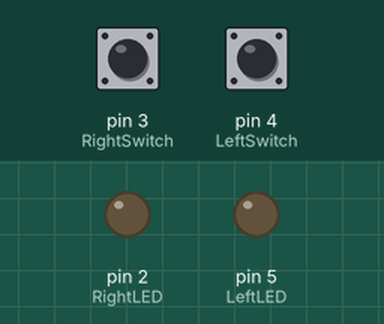
Bench run of a sketch on a simulated Arduino Uno, built with avr-gcc and run on an emulated ATmega328P. On the bench: output pins drawn as LEDs (lit = HIGH). Inputs (shaded band) come from the test bench; at power-on: pin 3 (RightSwitch) HIGH, pin 4 (LeftSwitch) HIGH.

Above: at 1.2 s.
1.3 s: pin 3 (RightSwitch) pulled LOW for 0.15 s
At 1.37 s:
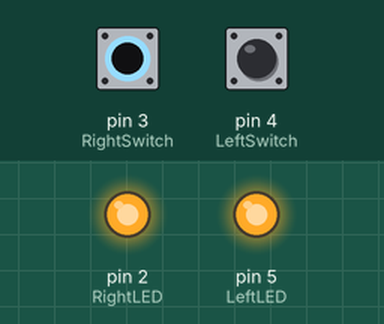
2.9 s: pin 3 (RightSwitch) pulled LOW for 3.2 s
At 7.2 s:
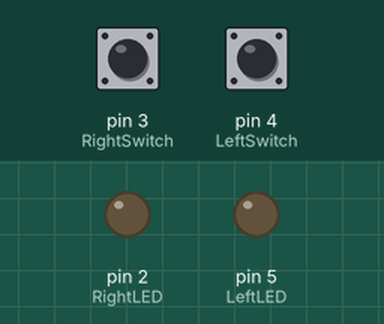
7.6 s: pin 4 (LeftSwitch) pulled LOW for 3.2 s
At 8.4 s:
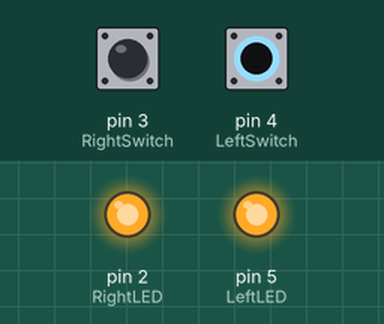
12.3 s: pin 3 (RightSwitch) driven LOW and pin 4 (LeftSwitch) driven LOW
At 13.1 s:
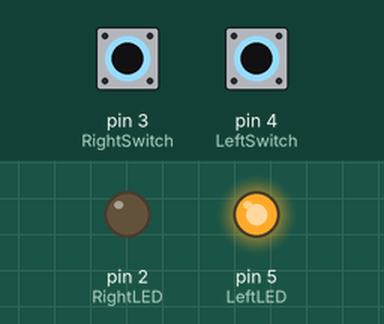
Timing chart, 0 to 14.8 s (numbered marks = the images above; inputs shaded):
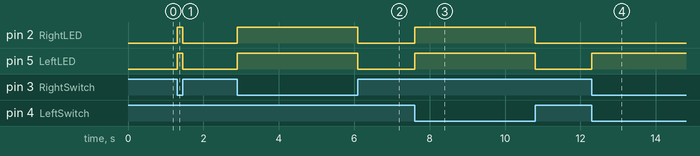

The sketch:

LastIfELseExample.ino
```cpp
/*
   Exercise to help understand if-then-else
   Condition to turn on Left LED
      If left OR right OR both buttons pressed
      Otherwise, left LED is off
  Condition to turn on Right LED   (“exclusive OR”)
      If either Left or Right button pressed (but not both)
      If both buttons pressed OR no buttons pressed, then LED is OFF (use if–else, or combine conditions into one if)
*/
int LeftLED = 5;
int LeftSwitch = 4;
int RightSwitch = 3;
int RightLED = 2;

void setup() {
  pinMode(LeftLED, OUTPUT);
  pinMode(RightLED, OUTPUT);
  pinMode(LeftSwitch, INPUT_PULLUP);
  pinMode(RightSwitch, INPUT_PULLUP);
}

void loop() {
  int Left = digitalRead(LeftSwitch);
  int Right = digitalRead(RightSwitch);
  //Left LED ("inclusive OR")
  if (Left == LOW || Right == LOW) {
    digitalWrite(LeftLED, HIGH);
  }
  else {
    digitalWrite(LeftLED, LOW);
  }
  //Right LED ("exclusive OR")
  if (Left == LOW && Right == HIGH) {
    digitalWrite(RightLED, HIGH);
  }
  else if (Right == LOW && Left == HIGH) {
    digitalWrite(RightLED, HIGH);
  }
  else {
    digitalWrite(RightLED, LOW);
  }
  //alternative approach:
  //if (Right != Left)digitalWrite(RightLED, HIGH);
  //else digitalWrite(RightLED, LOW);
}
```

Measured:
- after the input at 1.3 s, pin 2 (RightLED), pin 5 (LeftLED): LOW → HIGH at once, → LOW 0.15 s later
- after the input at 2.9 s, pin 2 (RightLED), pin 5 (LeftLED): LOW → HIGH at once, → LOW 3.2 s later
- after the input at 7.6 s, pin 2 (RightLED), pin 5 (LeftLED): LOW → HIGH at once, → LOW 3.2 s later
- after the input at 12.3 s, pin 5 (LeftLED): LOW → HIGH at once
